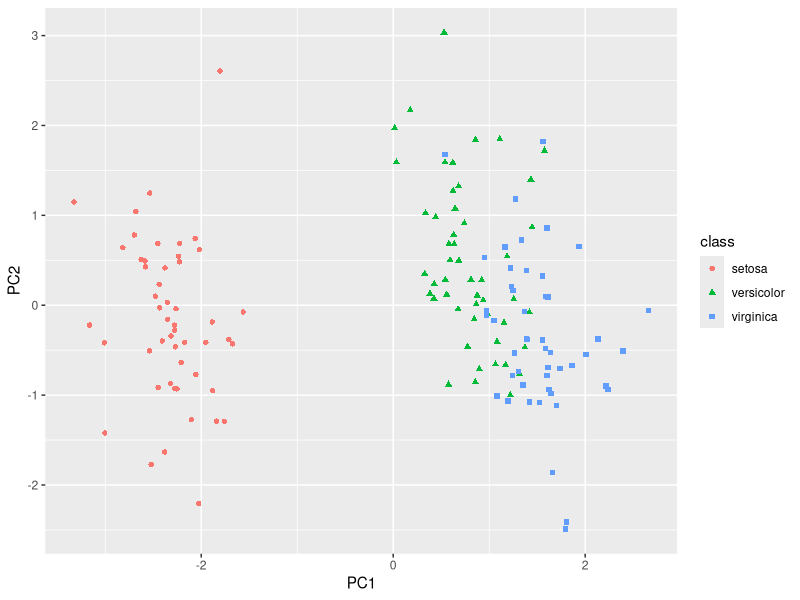

Generate this figure with R: (Note: this script raises an error after producing the figure.)
# You need these packages for the example to run
install.packages("randomForest")
library(randomForest)
library(ROCR)
library(MASS)
library(ggplot2)
#Scaling of the data (iris data with 4 variables and 3 classes)
log_iris <- log10(iris[,1:4])
data2<-scale(log_iris[,1:4], center = TRUE, scale = TRUE)

class<-iris[,5]
#PCA analysis

pca<-prcomp(data2,center = TRUE,scale. = TRUE)
#calculating %variance
variance_PC<-100*pca$sdev^2/sum(pca$sdev)
#Add plotting 
PCA_scores<-pca$x
ggplot(PCA_scores[,1:2], aes(x=PC1, y=PC2, shape=class, color=class)) +geom_point()
#COmparing PCA and URF
Iris.urf <- randomForest(data2)
crowsD<-nrow(Iris.urf$proximity)
R = do.call(cbind, rep(list(rowMeans(Boston.urf$proximity)), crowsD))
C = do.call(cbind, rep(list(colMeans(Boston.urf$proximity)), crowsD))
Doublecenter <-Iris$proximity-M-R-mean(Boston.urf$proximity[])
PCA_URF<-prcomp(Doublecenter)
scores<-data.frame(PCA_URF$x[,1:2])
ggplot(scores[,1:2], aes(x=PC1, y=PC2, shape=class, color=class)) + geom_point()
